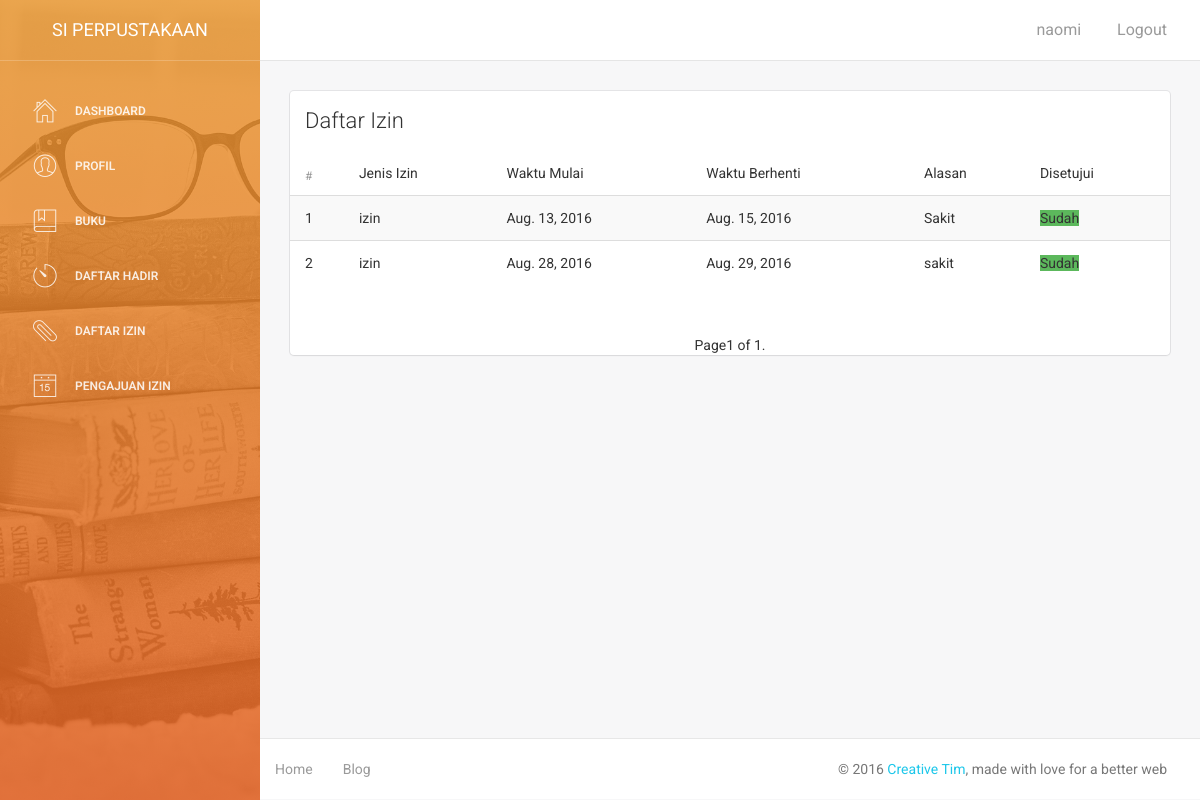
The app's page /daftar_izin/ (signed in) with its own data.
### karyawan/models.py (models this page shows, shortened)
class Izin_karyawan(models.Model):
	JENIS_KEHADIRAN_CHOICE = {
		('izin','Izin'),
		('cuti','Cuti'),
	}
	karyawan = models.ForeignKey(biodata_karyawan)
	jenis_kehadiran = models.CharField(max_length = 50, choices = JENIS_KEHADIRAN_CHOICE)
	waktu_mulai = models.DateField()
	waktu_berhenti = models.DateField()
	alasan = models.TextField()
	disetujui = models.BooleanField(default = False)

### karyawan/views.py (the view)
# urls.py: url(r'^daftar_izin/', karyawan_views.daftar_izin_karyawan),
@login_required(login_url = settings.LOGIN_KARYAWAN_URL)
def daftar_izin_karyawan(request):
	daftar_izin = Izin_karyawan.objects.filter(karyawan__id = request.session['karyawan_id']).order_by('waktu_mulai')
	paginator = Paginator(daftar_izin, 5)
	page = request.GET.get('page')
	try:
		daftar_izin = paginator.page(page)
	except PageNotAnInteger:
		daftar_izin = paginator.page(1)
	except EmptyPage:
		daftar_izin = paginator.page(paginator.num_pages)
	return render(request, 'daftar_izin.html',{'daftar_izin':daftar_izin})

### karyawan/templatetags/kehadiran_helper.py (called while the page is built)
@register.filter
def get_table_number(value, arg):
	return value + ((arg - 1) * ROW_PER_PAGE)

### karyawan/templates/daftar_izin.html (shortened to what this page needs)
{% extends "base-karyawan.html" %}
{% load kehadiran_helper %}
{% block content %}
<div class="col-md-12">
    <div class="card">
        <div class="header">
            <h4 class="title">Daftar Izin</h4>
        </div>
        <div class="content table-responsive table-full-width">
            <table class="table table-hover table-striped">
				<thead>
					<tr>
						<th>#</th>
							<td>Jenis Izin</td>
							<td>Waktu Mulai</td>
							<td>Waktu Berhenti</td>
							<td>Alasan</td>
							<td>Disetujui</td>
					</tr>
				</thead>
					<tbody>
						{% for izin in daftar_izin %}
							<tr>
								<td>{{ forloop.counter|get_table_number:daftar_izin.number }}</td>
								<td>{{ izin.jenis_kehadiran }}</td>
								<td>{{ izin.waktu_mulai }}</td>
								<td>{{ izin.waktu_berhenti }}</td>
								<td>{{ izin.alasan }}</td>
								<td>
									{% if izin.disetujui %}
											<span class="lable label-success">Sudah</span>
										{% else %}
											<span class="label label-danger">Belum</span>
									{% endif %}
								</td>
										</tr>
									{% endfor %}
					</tbody>
			</table>
		</div>
			<ul class="pager">
					<li class="current">
						Page{{ daftar_izin.number }} of {{ daftar_izin.paginator.num_pages }}.
					</li>
			</ul>
	</div>
</div>
{% endblock %}

### templates/base-karyawan.html (shortened to what this page needs)
{% load staticfiles %}
<!DOCTYPE html>
<html lang="en">
<head>
    {% include "head.html" %}
</head>
<body>
<div class="wrapper">
    <div class="sidebar" data-color="orange" data-image="{% static 'img/stack-of-books.jpg' %}">
<div class="sidebar-wrapper">
            <div class="logo">
                <a href="/profil_karyawan/" class="simple-text">
                    SI Perpustakaan
                </a>
            </div>
            <ul class="nav">
                <li>
                    <a href="/dashboard/">
                        <i class="pe-7s-home"></i>
                        <p>Dashboard</p>
                    </a>
                </li>
                <li>
                    <a href="/profil_karyawan/">
                        <i class="pe-7s-user"></i>
                        <p>Profil</p>
                    </a>
                </li>
                <li>
                    <a href="/tampil_tabel/">
                        <i class="pe-7s-notebook"></i>
                        <p>Buku</p>
                    </a>
                </li>
                <li>
                    <a href="/daftar_hadir/">
                        <i class="pe-7s-timer"></i>
                        <p>Daftar hadir</p>
                    </a>
                </li>
                <li>
                    <a href="/daftar_izin/">
                        <i class="pe-7s-paperclip"></i>
                        <p>Daftar Izin</p>
                    </a>
                </li>
                <li>
                    <a href="/pengajuan_izin/">
                        <i class="pe-7s-date"></i>
                        <p>Pengajuan izin</p>
                    </a>
                </li>
            </ul>
        </div>
    </div>
    <div class="main-panel">
        <nav class="navbar navbar-default navbar-fixed">
            <div class="container-fluid">
                <div class="collapse navbar-collapse">
                    <ul class="nav navbar-nav navbar-right">
                        {% if request.user.is_authenticated %}
                            <li><a href="">{{ request.session.username }}</a></li>
                            <li><a href="/logout/">Logout</a></li>
                        {% endif %}
                    </ul>
                </div>
            </div>
        </nav>
        <div class="content">
            <div class="container-fluid">
                <div class="row">
                    {% block content %}
                    {% endblock %}
                </div>
            </div>
        </div>
        <footer class="footer">
            <div class="container-fluid">
                <nav class="pull-left">
                    <ul>
                        <li>
                            <a href="/">
                                Home
                            </a>
                        </li>
                        <li>
                            <a href="#">
                                Blog
                            </a>
                        </li>
                    </ul>
                </nav>
                <p class="copyright pull-right">
                    &copy; 2016 <a href="http://www.creative-tim.com">Creative Tim</a>, made with love for a better web
                </p>
            </div>
        </footer>
    </div>
</div>
</body>
</html>

### records on screen
Izin_karyawan: jenis_kehadiran "izin", waktu_mulai "Aug. 13, 2016", waktu_berhenti "Aug. 15, 2016", alasan "Sakit", disetujui "Sudah"
Izin_karyawan: jenis_kehadiran "izin", waktu_mulai "Aug. 28, 2016", waktu_berhenti "Aug. 29, 2016", alasan "sakit", disetujui "Sudah"

### other values on screen
{{ request.session.username }} "naomi"
{{ daftar_izin.number }} "1"
{{ daftar_izin.paginator.num_pages }} "1"
